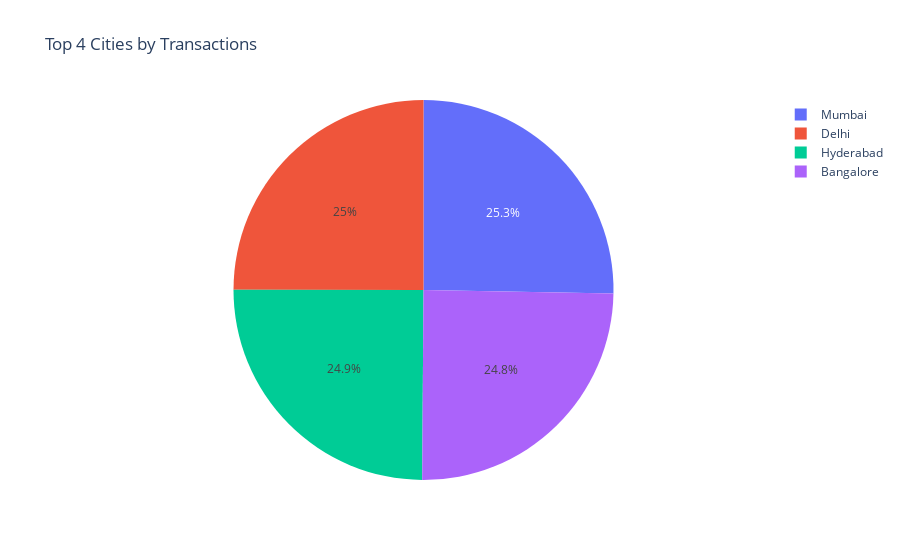

The cell this chart's notebook holds for it:
### Markdown cell above
22.Top cities with most transactions (Bar Chart)

### Code cell
city = df['City'].value_counts().head(4).reset_index()
city.columns = ['City', 'Count']
fig = px.pie(city, names='City', values='Count', title='Top 4 Cities by Transactions')
fig.show()

### Figure 1 — Plotly figure (JSON) as saved in the notebook; plotly's stock layout.template omitted (floating-point values rounded to 4 significant figures)
{"data": [{"domain": {"x": [0, 1], "y": [0, 1]}, "hovertemplate": "City=%{label}<br>Count=%{value}<extra></extra>", "labels": ["Mumbai", "Delhi", "Hyderabad", "Bangalore"], "legendgroup": "", "name": "", "showlegend": true, "type": "pie", "values": [5057, 4996, 4982, 4965]}], "layout": {"legend": {"tracegroupgap": 0}, "title": {"text": "Top 4 Cities by Transactions"}}}
